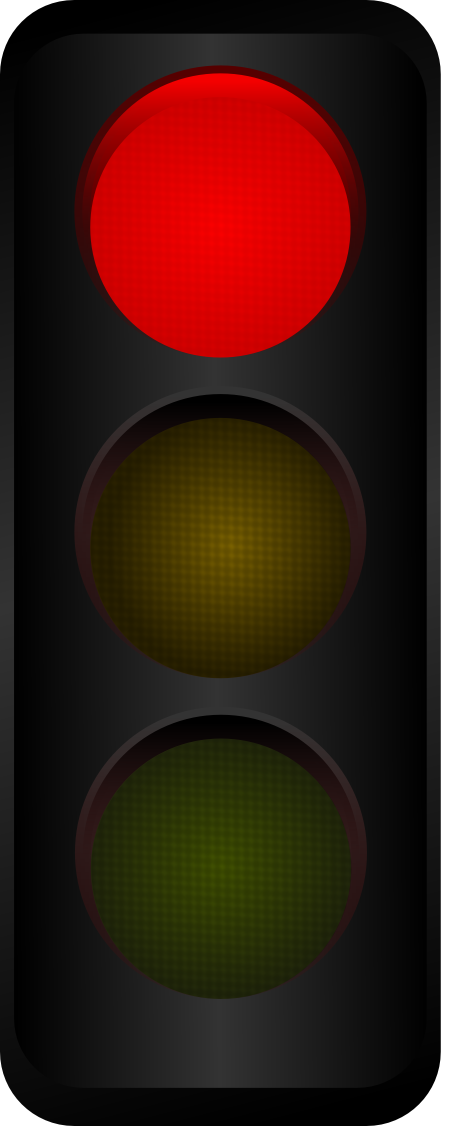
%> input picture Traffic Lights/4.png, 900 x 2252 px (shown at 1/2 size)
$ octave Temp.m   (GNU Octave 9; MATLAB toolbox functions it lacks are replaced by stand-ins)
%> lines starting %> are read from the running program, lines starting %| are printed output that depends on the picture; in (x1, y1, x2, y2) boxes, pixels count from 0 and x2, y2 are one past the last pixel; in counts of white or black regions, pixels touching at a corner belong together; the program's own positions count from 1
clc;
clear all;
close all;
I = imread('4.png');
%> I is the input picture: size 2252x900x3 uint8; mean R, G, B 55.5, 28.3, 19
GreyImage = rgb2gray(I);
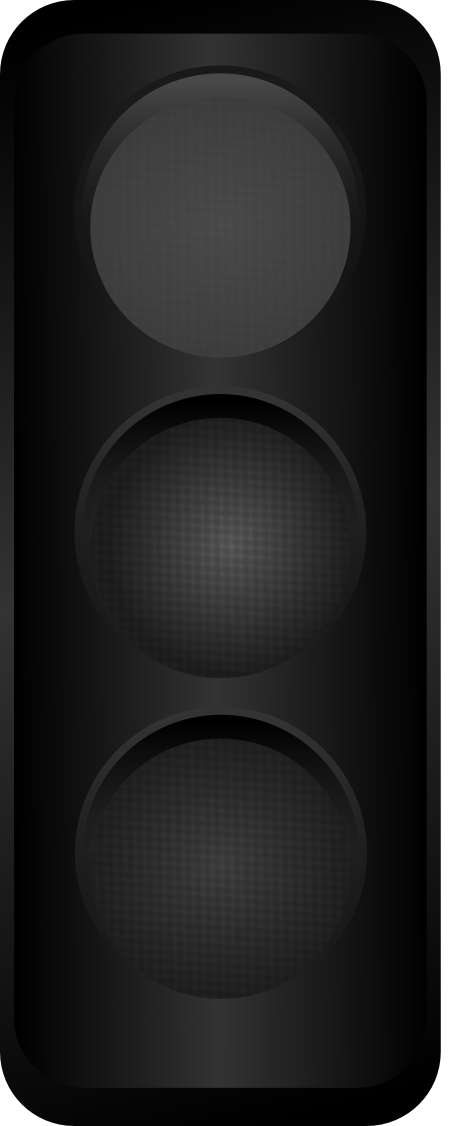
%> GreyImage: size 2252x900 uint8 (shown at 1/2 size); min 0, max 255, mean 35.4
[Rows,Cols] = size(GreyImage);
%> Rows = 2252; Cols = 900
RedBright = 0;
GreenBright = 0;
YellowBright = 0;
%S = impixel(GreyImage);

for i=1:Rows
    for j=1:Cols
        if  (GreyImage(i,j) >= 40) && (GreyImage(i,j) <=72)
            RedBright = RedBright+1;
            GreyImage(i,j) =255;
        elseif (GreyImage(i,j) >= 187) &&( GreyImage(i,j) <=203)
            YellowBright =YellowBright+ 1;
            GreyImage(i,j) =255;
        elseif (GreyImage(i,j) > 72) && (GreyImage(i,j) <187)
            GreenBright =GreenBright+1;
            GreyImage(i,j) =255;
        else
            GreyImage(i,j) =0;
        end

    end
end
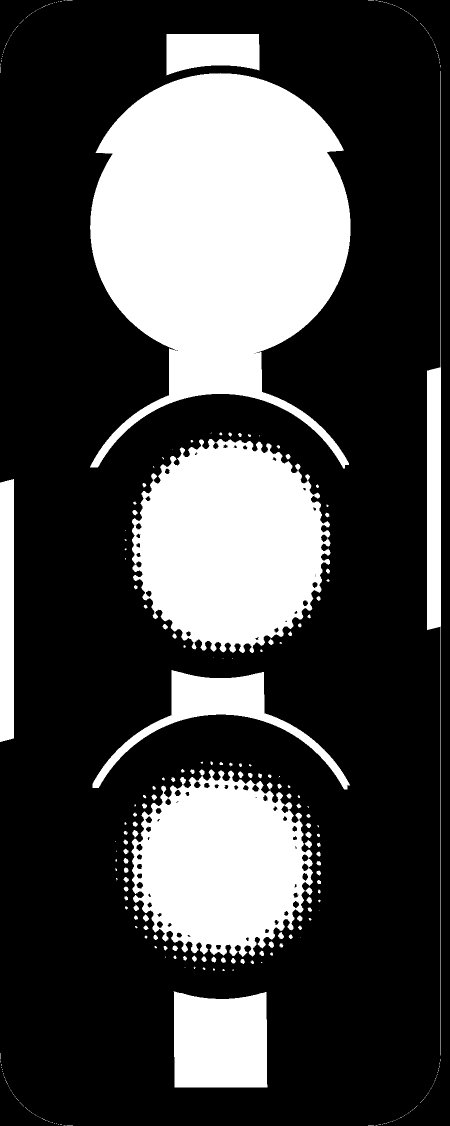
%> GreyImage: size 2252x900 uint8 (shown at 1/2 size); 28.8% white; 339 white regions (231 under 20 px), largest, box (x1, y1, x2, y2) and area: (180, 146, 701, 937) 258942, (264, 878, 661, 1306) 124662, (263, 1539, 626, 1914) 95255
%> after the loop, GreenBright = 15313; RedBright = 569201; YellowBright = 56
figure,imshow(GreyImage);
if (RedBright > GreenBright) && (RedBright>YellowBright)
    disp('The Sign Is Red');
elseif (GreenBright > RedBright) && (GreenBright>YellowBright)
    disp('The Sign Is Green');
elseif (YellowBright > RedBright) && (YellowBright > GreenBright)
    disp('The Sign Is Yellow');
end

$ run again, with Traffic Lights/5.png copied over Traffic Lights/4.png
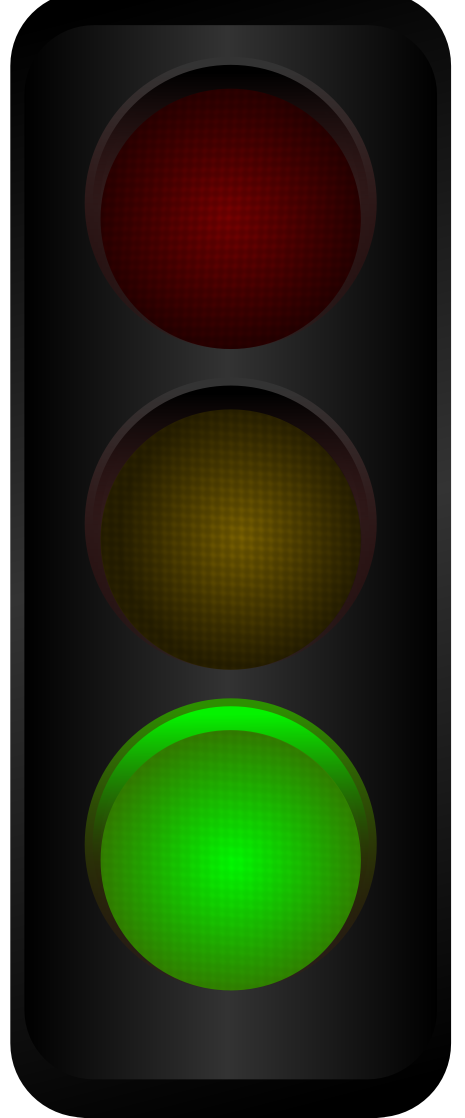
%> input picture Traffic Lights/5.png, 929 x 2235 px (shown at 1/2 size)
%> I is the input picture: size 2235x929x3 uint8; mean R, G, B 42.5, 50.5, 25.4
%> `GreyImage = rgb2gray(I);`:
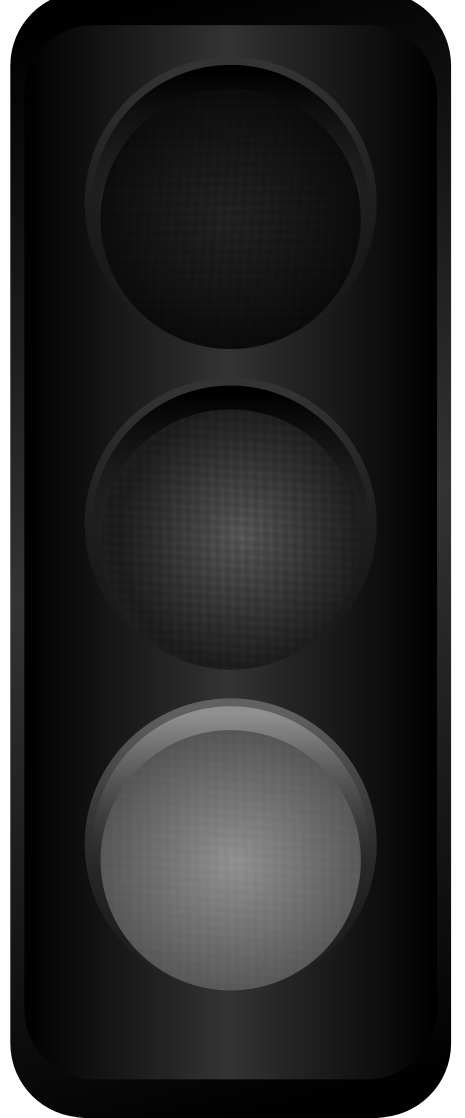
%> GreyImage: size 2235x929 uint8 (shown at 1/2 size); min 0, max 255, mean 45.2
%> after the loop `for i=1:Rows`:
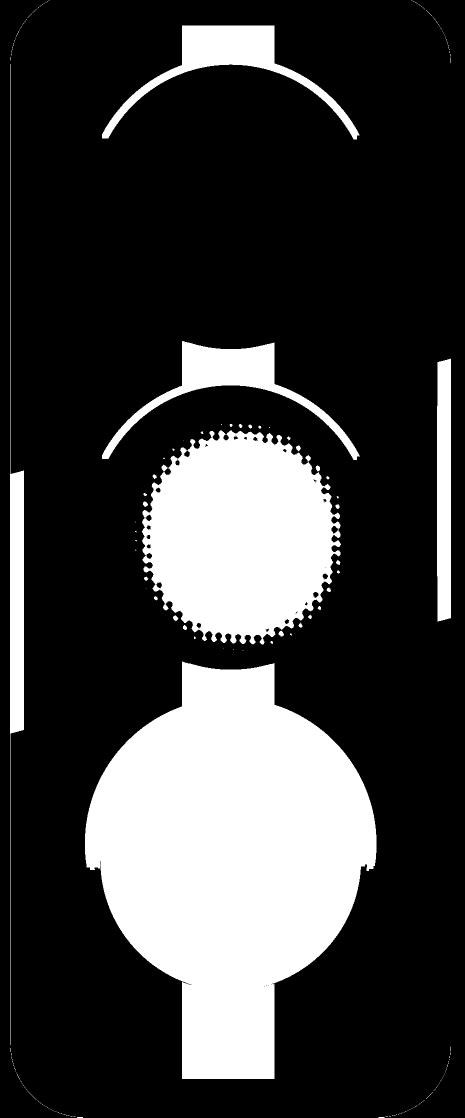
%> GreyImage: size 2235x929 uint8 (shown at 1/2 size); 24.4% white; 210 white regions (181 under 20 px), largest, box (x1, y1, x2, y2) and area: (170, 1323, 753, 2158) 306411, (284, 861, 682, 1289) 124635, (204, 51, 719, 279) 22209
%> after the loop `for i=1:Rows`: GreenBright = 258408; RedBright = 248919; YellowBright = 41

$ run again, with Traffic Lights/6.png copied over Traffic Lights/4.png
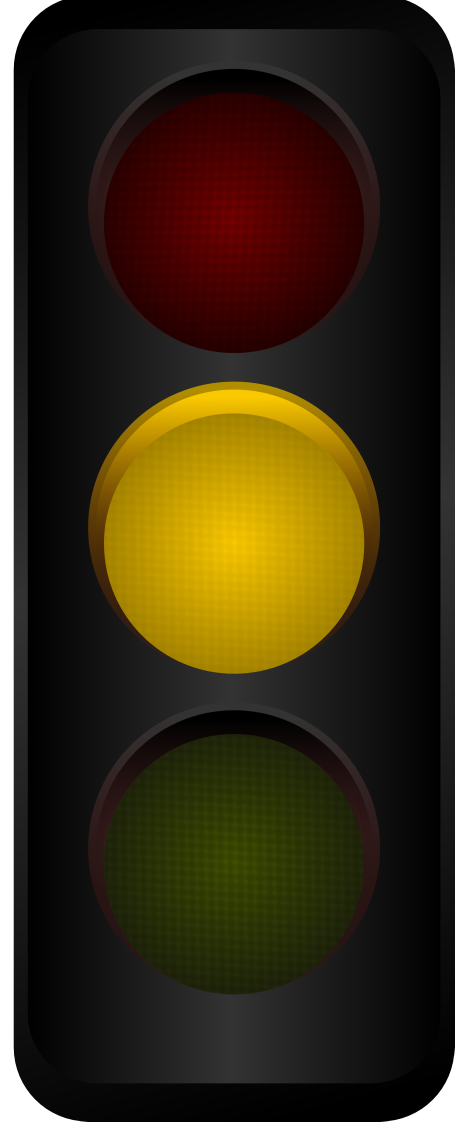
%> input picture Traffic Lights/6.png, 909 x 2243 px (shown at 1/2 size)
%> I is the input picture: size 2243x909x3 uint8; mean R, G, B 55.6, 44.4, 21.1
%> `GreyImage = rgb2gray(I);`:
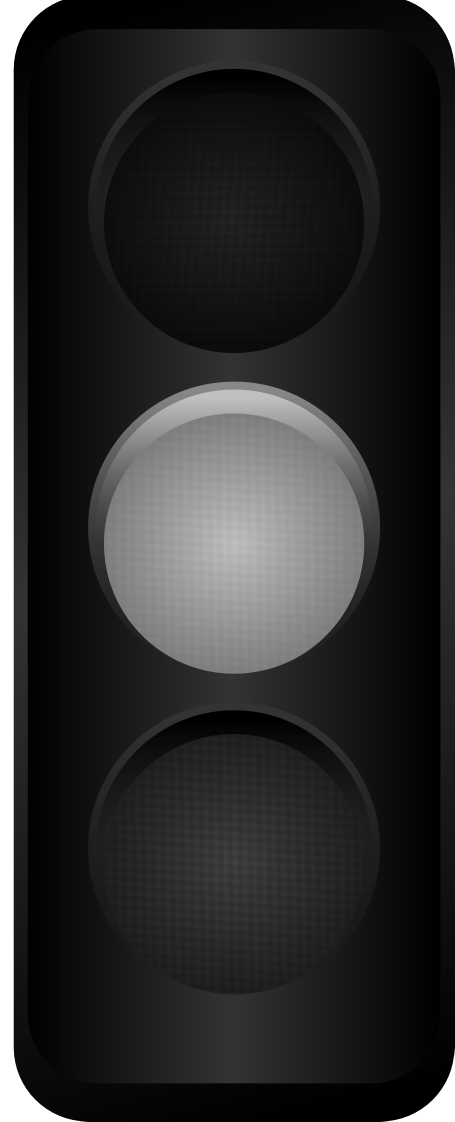
%> GreyImage: size 2243x909 uint8 (shown at 1/2 size); min 0, max 255, mean 45.1
%> after the loop `for i=1:Rows`:
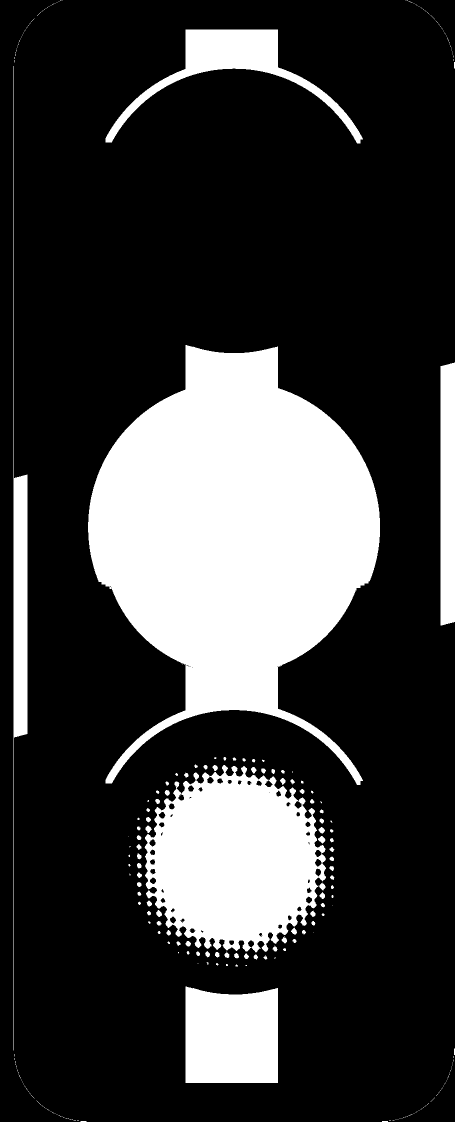
%> GreyImage: size 2243x909 uint8 (shown at 1/2 size); 23.8% white; 279 white regions (198 under 20 px), largest, box (x1, y1, x2, y2) and area: (176, 690, 760, 1570) 298264, (289, 1530, 652, 1905) 95408, (371, 1973, 556, 2166) 33719
%> after the loop `for i=1:Rows`: GreenBright = 251750; RedBright = 229312; YellowBright = 4292
